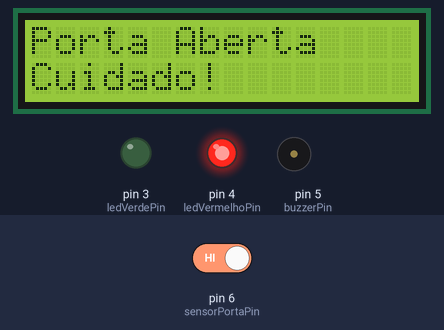
Bench run of a sketch on a simulated Arduino Uno, built with avr-gcc and run on an emulated ATmega328P. Parts: 16×2 character LCD, output pins drawn as LEDs (lit = HIGH), buzzer (waves = sounding). The inputs (shaded band) are chosen by the test bench; at power-on: pin 6 (sensorPortaPin) HIGH. Pins used as bus, display or sensor lines are not drawn.

Above: at 1.2 s.
1.3 s: pin 6 (sensorPortaPin) driven LOW
At 1.7 s:
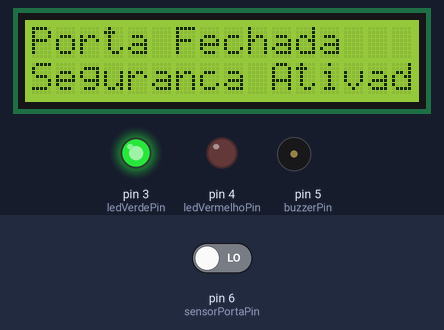
2.8 s: pin 6 (sensorPortaPin) driven HIGH
At 9.1 s:
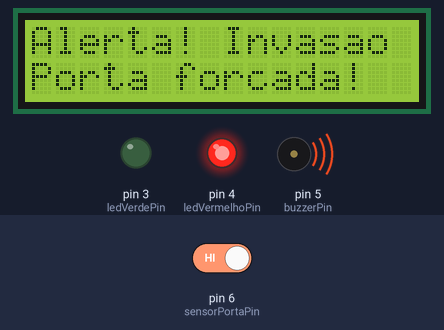
Timing chart, 0 to 10.6 s (numbered marks = the images above; inputs shaded):
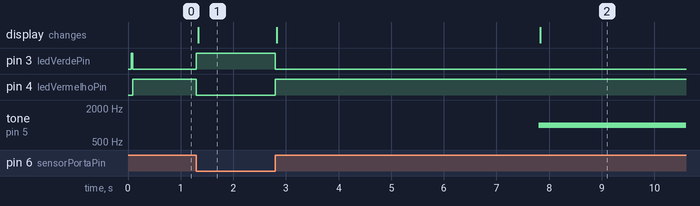

Measured:
- after the input at 1.3 s, pin 3 (ledVerdePin): LOW → HIGH at once; pin 4 (ledVermelhoPin): HIGH → LOW at once; the display: changes at once (image 1)
- after the input at 2.8 s, pin 3 (ledVerdePin): HIGH → LOW at once; pin 4 (ledVermelhoPin): LOW → HIGH at once; tone on pin 5 (buzzerPin): silent → 1000 Hz after 5.0 s; the display: first changes at once (image 2 shows a later state)

The sketch:

exquisite_duup1.ino
```cpp
#include <Wire.h>
#include <Adafruit_LiquidCrystal.h>

Adafruit_LiquidCrystal lcd(0);

const int ledVerdePin = 3;
const int ledVermelhoPin = 4;
const int buzzerPin = 5;
const int sensorPortaPin = 6;

bool portaFechada = true;
unsigned long tempoAberta = 0;
const unsigned long tempoAlerta = 5000;

void setup() {
  pinMode(ledVerdePin, OUTPUT);
  pinMode(ledVermelhoPin, OUTPUT);
  pinMode(buzzerPin, OUTPUT);
  pinMode(sensorPortaPin, INPUT_PULLUP);

  lcd.begin(16, 2);
   lcd.setBacklight(1);

  digitalWrite(ledVerdePin, HIGH);
  digitalWrite(ledVermelhoPin, LOW);
  digitalWrite(buzzerPin, LOW);

  lcd.setCursor(0, 0);
  lcd.print("Porta Fechada");
  lcd.setCursor(0, 1);
  lcd.print("Seguranca Ativada");
}

void loop() {
  bool estadoSensor = digitalRead(sensorPortaPin);

  if (estadoSensor == LOW) {
    if (!portaFechada) {
      portaFechada = true;
      fecharPorta();
    }
  } else {
    if (portaFechada) {
      portaFechada = false;
      abrirPorta();
    }


    if (millis() - tempoAberta > tempoAlerta) {
      alertaInvasao();
    }
  }
}


void fecharPorta() {

  digitalWrite(ledVerdePin, HIGH);
  digitalWrite(ledVermelhoPin, LOW);
  digitalWrite(buzzerPin, LOW);


  lcd.clear();
  lcd.setCursor(0, 0);
  lcd.print("Porta Fechada");
  lcd.setCursor(0, 1);
  lcd.print("Seguranca Ativada");
}


void abrirPorta() {
  digitalWrite(ledVerdePin, LOW);
  digitalWrite(ledVermelhoPin, HIGH);
  digitalWrite(buzzerPin, HIGH);

  tempoAberta = millis();

  lcd.clear();
  lcd.setCursor(0, 0);
  lcd.print("Porta Aberta");
  lcd.setCursor(0, 1);
  lcd.print("Cuidado!");
}

void alertaInvasao() {
  digitalWrite(ledVermelhoPin, HIGH);
  tone(buzzerPin, 1000);

  lcd.clear();
  lcd.setCursor(0, 0);
  lcd.print("Alerta! Invasao");
  lcd.setCursor(0, 1);
  lcd.print("Porta forcada!");

  delay(3000);

  noTone(buzzerPin);
}
```
